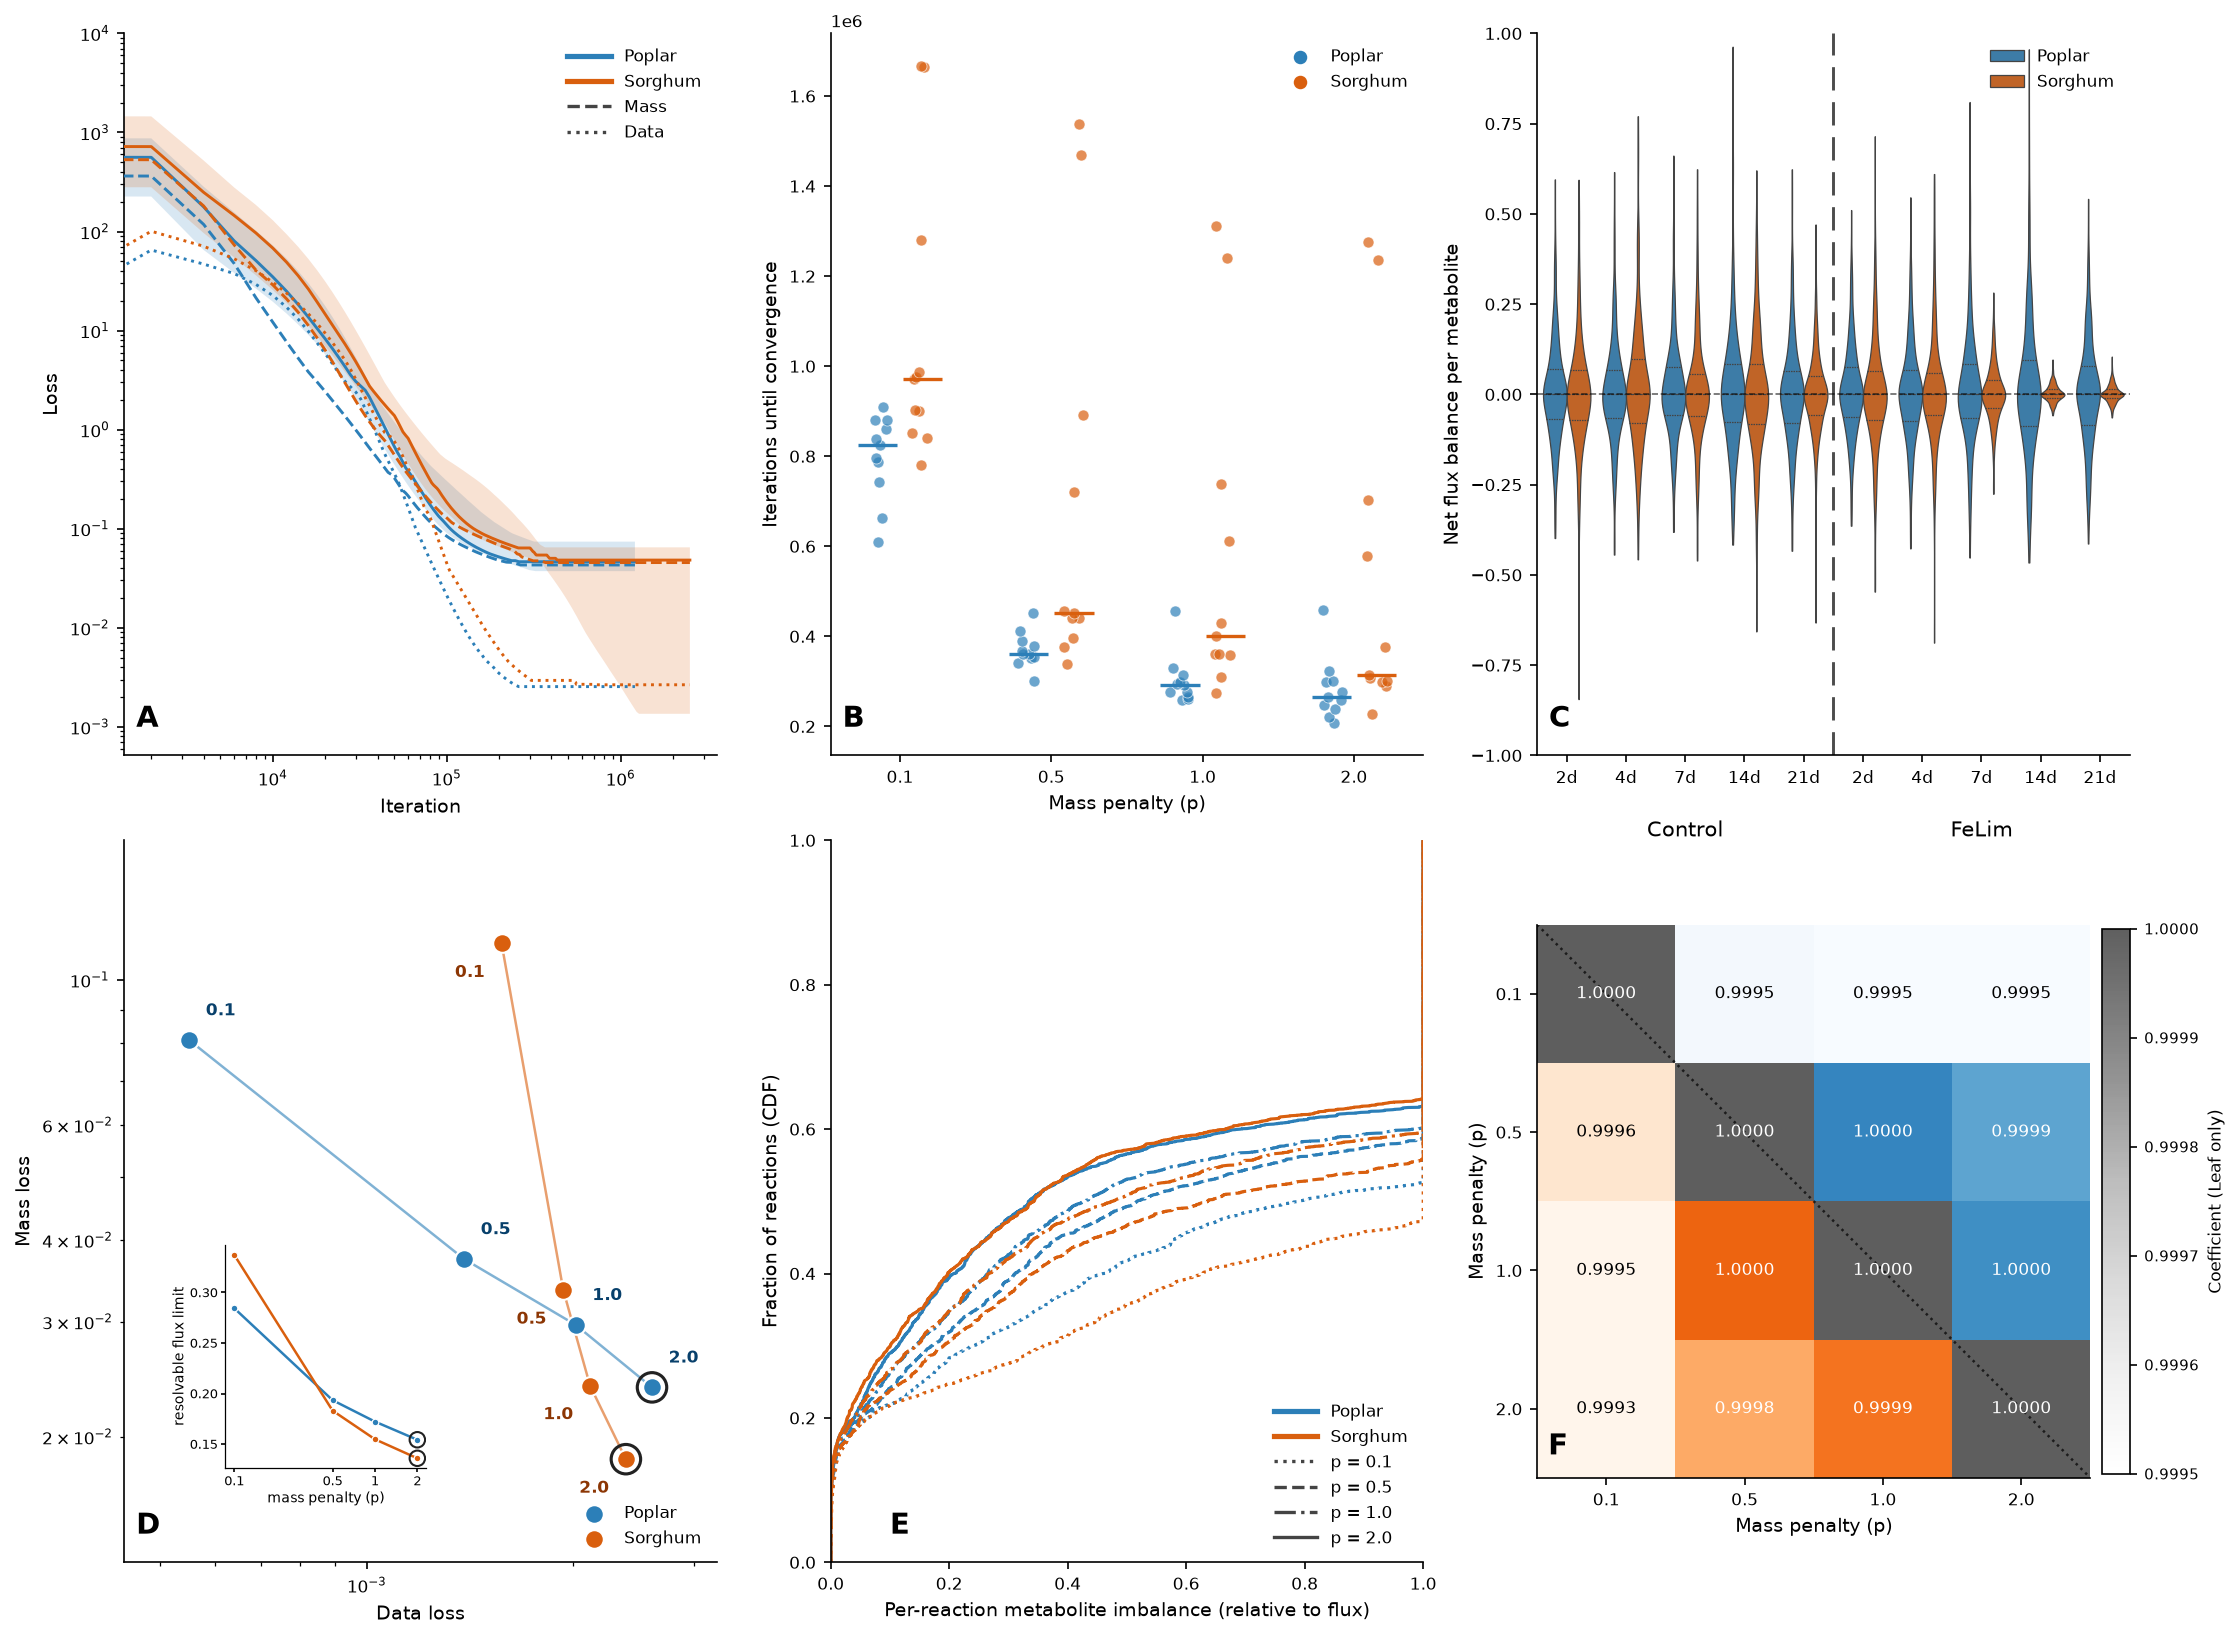

Python code for this plot:
"""
figure_7_leaf.py — Leaf-only variant of Figure 7.

Same 6-panel layout as preprint_figures/figure_7.py, but Panels D
(Pareto) and F (cross-svp correlation heatmap) are recomputed on
Leaf-only trained conditions instead of the full Leaf + Root set.

Panels A/B/C/E already filter to Leaf in the preprint version, so
this variant only overrides the two panels whose upstream loaders
aggregate across all trained conditions:

  Panel D: `load_loss_summary_all()` parses `run_output.txt` for the
           training log's final loss values, which are means across all
           24 trained conditions per species. We re-derive the Leaf-only
           means by re-reading the last checkpoint's `Losses_step_*.tsv`
           and averaging only over the Leaf row indices.

  Panel F: `_build_corr_matrix()` correlates flux vectors from
           `curated_flux_both_species.tsv` which contains both Leaf and
           Root conditions. We filter to Leaf before building the pivot.

Output: preprint_figures/figure_7_leaf.{png,svg}
"""
from __future__ import annotations

import os
import sys
import glob
import re
import numpy as np
import pandas as pd
import matplotlib.pyplot as plt

_HERE = os.path.dirname(os.path.abspath(__file__))
sys.path.insert(0, _HERE)
sys.path.insert(0, os.path.join(_HERE, "figures_src"))

from style import apply_style, SPECIES_COLORS, SVP_ORDER, get_dpi
from io_utils import (load_freeze_events, load_tsv,
                       fresh_checkpoints_dir, fresh_training_npz,
                       leaf_condition_indices)
import fig_ml_rslt_base as F7


# ---------- Leaf-only Panel D loader ----------

def load_loss_summary_leaf() -> pd.DataFrame:
    """Return (species, svp, Loss_C, Loss_SV) averaged over Leaf conditions only.

    Reads the last checkpoint of `Losses_step_*.tsv` per (species, svp) —
    each row is one condition (Total_Loss, Data_Loss, Mass_Loss) — and
    averages only the rows whose npz treatment string starts with
    `Leaf_Control_` or `Leaf_FeLim_`.

    Returns the columns **raw**, matching `io_utils.load_loss_summary_all()`.
    `Mass_Loss` therefore still carries the mass-penalty multiplier applied at
    `Library/Build_Model.py:774`; `F7._pareto_undo_penalty()` divides it back
    out, and `F7._panel4_pareto()` calls that itself. Do not pre-divide here or
    the panel will divide by p twice.
    """
    rows = []
    for sp in ("Poplar", "Sorghum"):
        leaf_idx = leaf_condition_indices(sp)
        if not leaf_idx:
            continue
        for svp in ("0.1", "0.5", "1.0", "2.0"):
            ck_dir = fresh_checkpoints_dir(sp, svp)
            if ck_dir is None:
                continue
            files = glob.glob(os.path.join(ck_dir, "Losses_step_*.tsv"))
            if not files:
                continue
            last = max(files,
                       key=lambda p: int(re.search(r"Losses_step_(\d+)", p).group(1)))
            df = pd.read_csv(last, sep="\t")
            leaf = df.iloc[leaf_idx]
            rows.append({
                "species": sp,
                "svp":     svp,
                "Loss_C":  float(leaf["Data_Loss"].mean()),
                "Loss_SV": float(leaf["Mass_Loss"].mean()),
            })
    return pd.DataFrame(rows)


# ---------- Leaf-only Panel F builder ----------

def _panel6_triangle_heatmap_leaf(ax, fig):
    """Fork of F7._panel6_triangle_heatmap that filters curated_flux to Leaf
    conditions before computing the cross-svp Pearson correlations."""
    from matplotlib.colors import Normalize, LinearSegmentedColormap
    from matplotlib.cm import ScalarMappable

    # CLAUDE 2026-08-14: whole-network correlation, not the 29 curated
    # reactions in curated_flux_both_species.tsv. See F7._corr_matrix_network.
    corr_pop = F7._corr_matrix_network("Poplar")
    corr_sor = F7._corr_matrix_network("Sorghum")

    n = len(SVP_ORDER)
    mat_pop  = np.full((n, n), np.nan)
    mat_sor  = np.full((n, n), np.nan)
    mat_diag = np.full((n, n), np.nan)
    for i in range(n):
        for j in range(n):
            if i == j:
                mat_diag[i, j] = 1.0
            elif i < j:
                mat_pop[i, j] = corr_pop[i, j]
            else:
                mat_sor[i, j] = corr_sor[i, j]

    norm = Normalize(vmin=F7.CONFIG.corr_vmin, vmax=F7.CONFIG.corr_vmax)

    def _capped(cmap_name, top=0.70):
        base = plt.get_cmap(cmap_name)
        return LinearSegmentedColormap.from_list(
            f"{cmap_name}_capped", base(np.linspace(0.0, top, 256)))
    cmap_pop  = _capped("Blues")
    cmap_sor  = _capped("Oranges")
    cmap_diag = _capped("Greys")
    cmap_cbar = cmap_diag

    ax.imshow(mat_pop,  cmap=cmap_pop,  norm=norm, interpolation="nearest")
    ax.imshow(mat_sor,  cmap=cmap_sor,  norm=norm, interpolation="nearest")
    ax.imshow(mat_diag, cmap=cmap_diag, norm=norm, interpolation="nearest")

    ax.set_xticks(range(n)); ax.set_xticklabels(SVP_ORDER)
    ax.set_yticks(range(n)); ax.set_yticklabels(SVP_ORDER)
    ax.set_xlabel("Mass penalty (p)")
    ax.set_ylabel("Mass penalty (p)")

    for (i, j) in np.ndindex(n, n):
        if i == j:
            val = mat_diag[i, j]
        elif i < j:
            val = mat_pop[i, j]
        else:
            val = mat_sor[i, j]
        if np.isnan(val):
            continue
        # Text colour switches at the midpoint of the colour scale, not at a
        # fixed correlation, so it tracks CONFIG.corr_vmin if that is retuned.
        _mid = (F7.CONFIG.corr_vmin + F7.CONFIG.corr_vmax) / 2.0
        ax.text(j, i, f"{val:.4f}", ha="center", va="center",
                fontsize=8,
                color="white" if val > _mid else "black")

    ax.plot([-0.5, n - 0.5], [-0.5, n - 0.5],
            color="black", lw=1.2, alpha=0.7, linestyle=":")

    sm = ScalarMappable(norm=norm, cmap=cmap_cbar)
    sm.set_array([])
    cbar = fig.colorbar(sm, ax=ax, fraction=0.046, pad=0.02)
    cbar.set_label("Coefficient (Leaf only)", fontsize=8)
    cbar.ax.tick_params(labelsize=7)


# ---------- Top-level builder ----------

def build_figure():
    apply_style()

    print("Loading panel 1 trajectories (already Leaf-filtered)...")
    trajectories = F7._load_panel1_trajectories()

    print("Loading panel 2 freeze events (already Leaf-filtered)...")
    freeze = load_freeze_events()
    freeze = freeze[freeze["tissue"] == "Leaf"]

    print("Loading panel 3 imbalance (already Leaf-filtered)...")
    df_imb = F7._load_panel3_imbalance()

    print("Loading panel 4 final-loss summary — LEAF ONLY override...")
    loss_df = load_loss_summary_leaf()

    print("Building 2x3 figure...")
    fig, axes = plt.subplots(*F7.CONFIG.layout, figsize=F7.CONFIG.figsize)
    axes = np.atleast_2d(axes)

    F7._panel1_trajectory(axes[0, 0], trajectories)
    F7._panel2_freeze(axes[0, 1], freeze)
    F7._panel3_imbalance(axes[0, 2], df_imb)
    F7._panel4_pareto(axes[1, 0], loss_df)          # Leaf-only Pareto
    F7._panel5_cdf(axes[1, 1])                       # already Leaf-only
    _panel6_triangle_heatmap_leaf(axes[1, 2], fig)   # Leaf-only heatmap

    flat_axes = [axes[0, 0], axes[0, 1], axes[0, 2],
                 axes[1, 0], axes[1, 1], axes[1, 2]]
    for ax, letter in zip(flat_axes, F7.CONFIG.panel_letters):
        kwargs = dict(F7.CONFIG.panel_letter_kwargs)
        # Panel D needs no override: with the penalty multiplier divided out
        # the curve slopes down to the right (p = 0.1 top-left, p = 2.0
        # bottom-right), which leaves the default bottom-left corner clear.
        if letter == "E":
            kwargs["xy"] = (0.10, 0.03)
        if letter == "F":
            kwargs["bbox"] = None
        ax.annotate(letter, xytext=(0, 0), textcoords="offset points",
                    **kwargs)

    # No figure-level title: the manuscript caption names the panels.
    fig.tight_layout()
    return fig


def main(out_dir: str = None) -> None:
    if out_dir is None:
        out_dir = _HERE
    os.makedirs(out_dir, exist_ok=True)
    fig = build_figure()
    dpi = get_dpi()
    png = os.path.join(out_dir, "fig_ml_rslt.png")
    svg = os.path.join(out_dir, "figure_7_leaf.svg")
    fig.savefig(png, dpi=dpi)
    fig.savefig(svg)
    plt.close(fig)
    print(f"[OK] {png} ({os.path.getsize(png)//1024} KB)")


if __name__ == "__main__":
    main()
